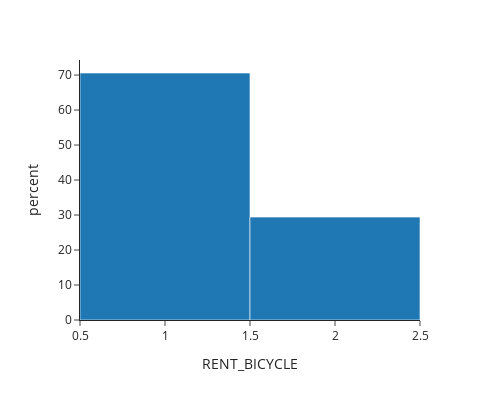

The cell this chart's notebook holds for it:
### Markdown cell above
If access distance is more than 3 km, 56.2% are willing to use it for access trip only. N=89

### Code cell
df1=df.loc[(df['ACCESS_DIS_BIN']==3) ]
df1=df1.loc[(df1['RENT_BICYCLE']==1) | (df1['RENT_BICYCLE'] ==2)]
print(df1.shape)
px.histogram(data_frame=df1,x='RENT_BICYCLE',histnorm='percent',width=500, height=400, template="simple_white",category_orders={"RENT_BICYCLE":["Access only","Egress only"]})

### Figure 1 — Plotly figure (JSON) as saved in the notebook; plotly's stock layout.template omitted (floating-point values rounded to 4 significant figures)
{"data": [{"alignmentgroup": "True", "bingroup": "x", "histnorm": "percent", "hovertemplate": "RENT_BICYCLE=%{x}<br>percent=%{y}<extra></extra>", "legendgroup": "", "marker": {"color": "#1F77B4", "pattern": {"shape": ""}}, "name": "", "offsetgroup": "", "orientation": "v", "showlegend": false, "type": "histogram", "x": [1, 1, 2, 1, 2, 1, 1, 1, 1, 1, 1, 2, 1, 1, 2, 1, 1, 1, 1, 1, 2, 2, 2, 2, 1, 1, 2, 1, 2, 1, 1, 2, 1, 1, 1, 1, 1, 1, 2, 1, 1, 1, 1, 2, 2, 1, 1, 2, 1, 1, 1], "xaxis": "x", "yaxis": "y"}], "layout": {"barmode": "relative", "height": 400, "legend": {"tracegroupgap": 0}, "margin": {"t": 60}, "width": 500, "xaxis": {"anchor": "y", "categoryarray": ["Access only", "Egress only"], "categoryorder": "array", "domain": [0, 1], "title": {"text": "RENT_BICYCLE"}}, "yaxis": {"anchor": "x", "domain": [0, 1], "title": {"text": "percent"}}}}
